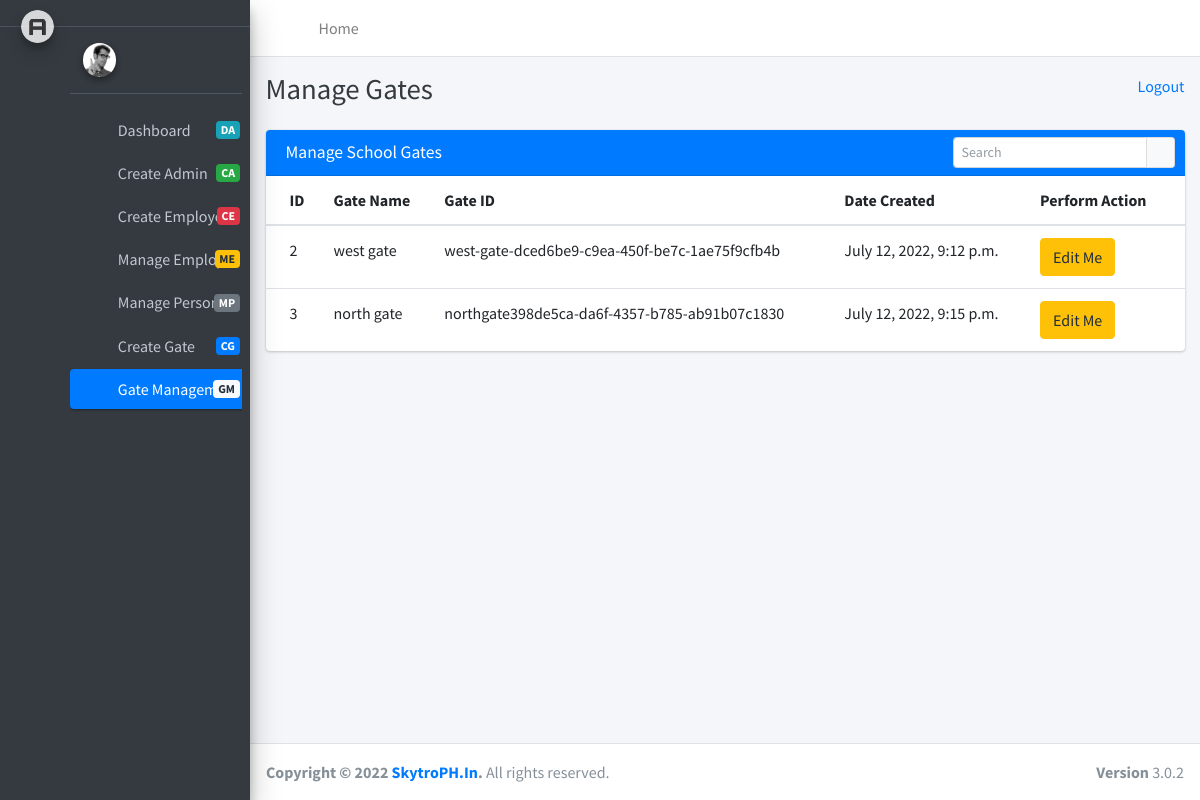
The page /manage_gates on the database its author committed.
### core/models.py (models this page shows, shortened)
class Gate(models.Model):
    gate_name = models.CharField(max_length=20)
    gate_unique_id = models.CharField(max_length=40, unique=True)
    created_at = models.DateTimeField(auto_now_add = True)
    updated_at = models.DateTimeField(auto_now = True)

### core/admin_views.py (the view)
# urls.py: path('manage_gates', manage_gates, name = 'manage_gates'),
def manage_gates(request):
    gates = Gate.objects.all()
    context = {"gates":gates}
    return render(request, "admin_templates/manage_gates.htm", context)

### templates/admin_templates/manage_gates.htm (shortened to what this page needs)
{% extends 'admin_templates/base.htm' %}
{% load static %}
{% block page_title %} Manage Gates {% endblock page_title %}
{% block main_content %}
  <section class="content">
    <div class="container-fluid">
        <div class="row">
            <div class="col-12">
              <div class="card">
                <div class="card-header bg-primary">
                  <h3 class="card-title">Manage School Gates</h3>
                  <div class="card-tools">
                    <div class="input-group input-group-sm" style="width:100%;">
                      <input type="text" name="table_search" class="form-control float-right" placeholder="Search">
                      <div class="input-group-append">
                        <button type="submit" class="btn btn-default"><i class="fas fa-search"></i></button>
                      </div>
                    </div>
                  </div>
                </div>
                <div class="card-body table-responsive p-0">
                  <table class="table table-hover text-nowrap">
                    <thead>
                      <tr>
                        <th>ID</th>
                        <th>Gate Name</th>
                        <th>Gate ID</th>
                        <th>Date Created</th>
                        <th>Perform Action</th>
                      </tr>
                    </thead>
                    <tbody>
                    {% for data in gates %}
                      <tr>
                        <td>{{data.id}}</td>
                        <td>{{data.gate_name}}</td>
                        <td>{{data.gate_unique_id}}</td>
                        <td>{{data.created_at}}</td>
                        <td><a href="{% url 'update_gate' data.id %}" class="btn btn-warning">Edit Me</a></td>
                      </tr>
                    {% endfor %}
                    </tbody>
                  </table>
                </div>
              </div>
            </div>
          </div>
    </div>
  </section>
{% endblock main_content %}

### rows shown on the page
Gate: id "2", gate_name "west gate", gate_unique_id "west-gate-dced6be9-c9ea-450f-be7c-1ae75f9cfb4b", created_at "July 12, 2022, 9:12 p.m."
Gate: id "3", gate_name "north gate", gate_unique_id "northgate398de5ca-da6f-4357-b785-ab91b07c1830", created_at "July 12, 2022, 9:15 p.m."
